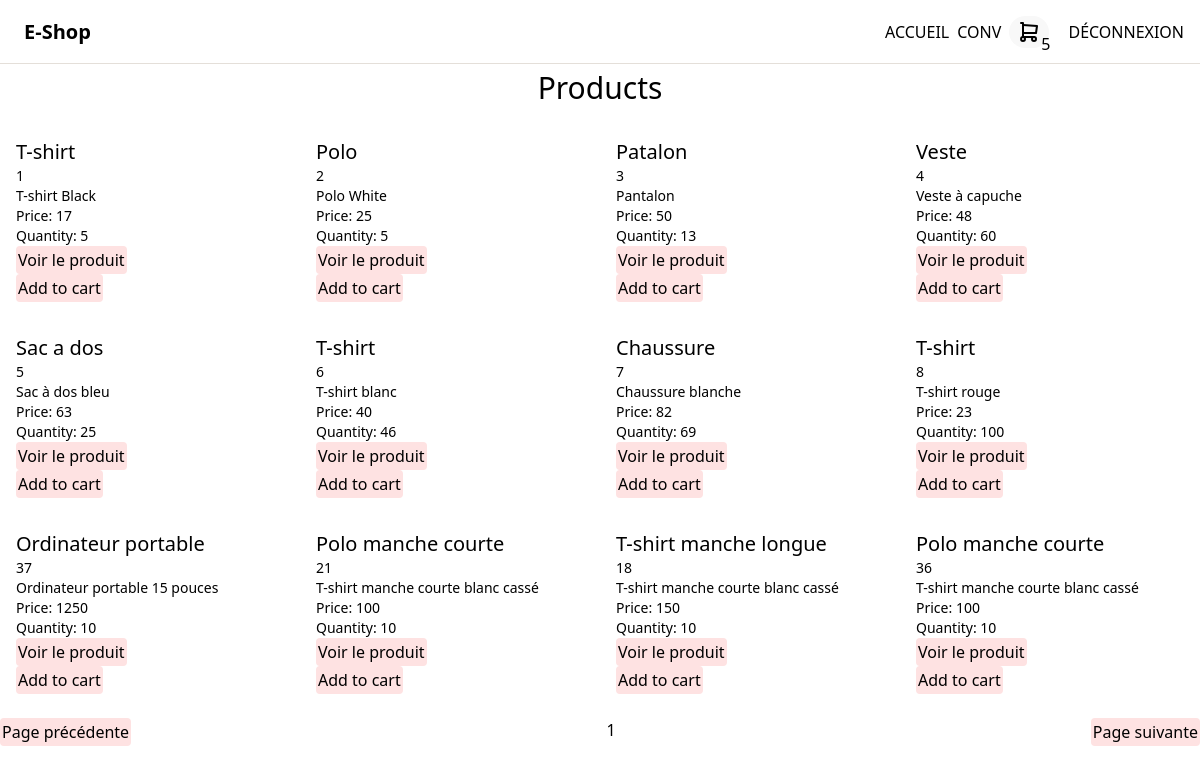
Screenshot of /shop.php (signed in) with the database file from the repository.
### tables this page shows
CREATE TABLE IF NOT EXISTS `product` (
  `id` int(11) NOT NULL AUTO_INCREMENT,
  `name` varchar(255) NOT NULL,
  `photos` text NOT NULL,
  `price` int(11) NOT NULL,
  `description` text NOT NULL,
  `quantity` int(11) NOT NULL,
  `created_at` datetime NOT NULL,
  `updated_at` datetime DEFAULT NULL,
  `category_id` int(11) DEFAULT NULL,
  PRIMARY KEY (`id`)
);

### src/Model/Product.php (called while the page is built, shortened)
<?php
class Product extends AbstractProduct
{
    public function getPdo(): \PDO
    {
        $this->pdo = $this->pdo ?? (new DatabaseConnexion())->getConnexion();
        return $this->pdo;
    }
    public function hydrate(array $data): static
    {
        $this->id = $data['id'] ?? null;
        $this->name = $data['name'] ?? null;
        $this->price = $data['price'] ?? null;
        $this->description = $data['description'] ?? null;
        $this->quantity = $data['quantity'] ?? null;
        return $this;
    }
    public function findPaginated(int $page) : array
    {
        $pdo = $this->getPdo();
        $offset = ($page - 1) * 12;
        $query = $pdo->prepare('SELECT * FROM product LIMIT 12 OFFSET :offset');
        $query->bindParam(':offset', $offset, \PDO::PARAM_INT);
        $query->execute();
        $results = $query->fetchAll(\PDO::FETCH_ASSOC);
        $products = [];
        foreach ($results as $result) {
            $product = new Product();
            $product->hydrate($result);
            $products[] = $product;
        }
        return $products;
    }
}

### src/Controller/ShopController.php (called while the page is built, shortened)
<?php
class ShopController
{
    public function index(int $page): array
    {
        $productModel = new Product();
        return $productModel->findPaginated($page);
    }
}

### src/Model/Abstract/AbstractProduct.php (called while the page is built, shortened)
<?php
abstract class AbstractProduct
{
    public function getId(): ?int
    {
        return $this->id;
    }
    public function getName(): ?string
    {
        return $this->name;
    }
    public function getPrice(): ?int
    {
        return $this->price;
    }
    public function getDescription(): ?string
    {
        return $this->description;
    }
    public function getQuantity(): ?int
    {
        return $this->quantity;
    }
}

### shop.php (the view, shortened to what this page needs)
<?php
$shopController = new ShopController();
if (isset($_GET['page'])) {
    $page = intval($_GET['page']);
    $getProductPage = $shopController->index($page);
} else {
    $page = 1;
    $getProductPage = $shopController->index($page);
}
?>
<!DOCTYPE html>
<html lang="fr">
<head>
    <script src="https://cdn.tailwindcss.com"></script>
</head>
<body>
<?php require_once 'import/header.php'; ?>
<main class="w-screen h-screen flex flex-col justify-center items-center">
    <div class="w-full flex justify-center py-4">
        <h1 class="text-3xl">Products</h1>
    </div>
    <div class="flex flex-wrap">
        <?php foreach ($getProductPage as $product): ?>
            <div class="w-1/4 p-4">
                <h2 class="text-xl"><?php echo $product->getName(); ?></h2>
                <p class="text-sm"><?php echo $product->getId(); ?></p>
                <p class="text-sm"><?php echo $product->getDescription(); ?></p>
                <p class="text-sm">Price: <?php echo $product->getPrice(); ?></p>
                <p class="text-sm">Quantity: <?php echo $product->getQuantity(); ?></p>
                <button class="bg-red-100 rounded p-0.5">
                    <a href="/my-little-mvc/my-little-mvc/product.php?id_product=<?php echo $product->getId();?>">
                        Voir le produit
                    </a>
                </button>
                <form action="" method="post">
                    <input type="submit" name="submit" value="Add to cart" class="bg-red-100 rounded p-0.5">
                </form>
            </div>
        <?php endforeach; ?>
    </div>
    <div class="w-full flex justify-between pt-2">
        <a href="/my-little-mvc/my-little-mvc/shop.php?page=<?php echo $page - 1; ?>" class="bg-red-100 rounded p-0.5">
            Page précédente
        </a>
        <p><?php echo $page; ?></p>
        <a href="/my-little-mvc/my-little-mvc/shop.php?page=<?php echo $page + 1; ?>" class="bg-red-100 rounded p-0.5">
            Page suivante
        </a>
    </div>
</main>
</body>
</html>

### rows the page displays
product: name "T-shirt", id "1", description "T-shirt Black", price "17", quantity "5"
product: name "Polo", id "2", description "Polo White", price "25", quantity "5"
product: name "Patalon", id "3", description "Pantalon", price "50", quantity "13"
product: name "Veste", id "4", description "Veste à capuche", price "48", quantity "60"
product: name "Sac a dos", id "5", description "Sac à dos bleu", price "63", quantity "25"
product: name "T-shirt", id "6", description "T-shirt blanc", price "40", quantity "46"
product: name "Chaussure", id "7", description "Chaussure blanche", price "82", quantity "69"
product: name "T-shirt", id "8", description "T-shirt rouge", price "23", quantity "100"
product: name "Ordinateur portable", id "37", description "Ordinateur portable 15 pouces", price "1250", quantity "10"
product: name "Polo manche courte", id "21", description "T-shirt manche courte blanc cassé", price "100", quantity "10"
product: name "T-shirt manche longue", id "18", description "T-shirt manche courte blanc cassé", price "150", quantity "10"
product: name "Polo manche courte", id "36", description "T-shirt manche courte blanc cassé", price "100", quantity "10"

### other values shown
$user->getFullname() "CONV"
$article "5"
$page "1"
